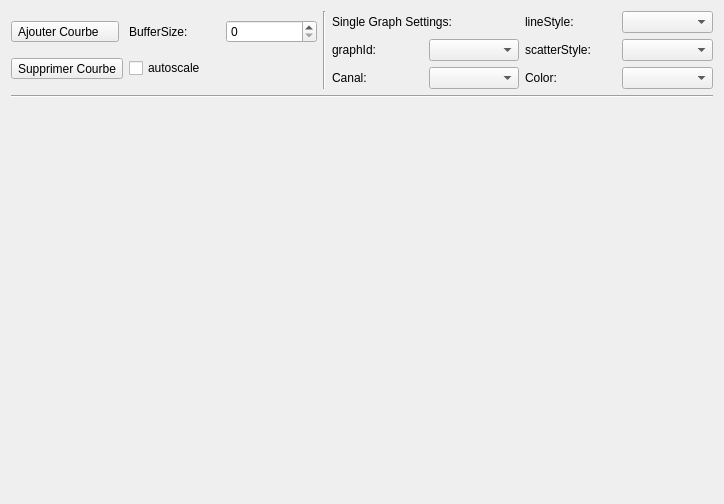
<?xml version="1.0" encoding="UTF-8"?>
<ui version="4.0">
 <class>CustomPlotView</class>
 <widget class="QWidget" name="CustomPlotView">
  <property name="geometry">
   <rect>
    <x>0</x>
    <y>0</y>
    <width>724</width>
    <height>504</height>
   </rect>
  </property>
  <property name="windowTitle">
   <string>Form</string>
  </property>
  <layout class="QGridLayout" name="gridLayout">
   <item row="0" column="0">
    <layout class="QVBoxLayout" name="verticalLayout_2">
     <item>
      <layout class="QHBoxLayout" name="horizontalLayout_2">
       <item>
        <layout class="QVBoxLayout" name="verticalLayout_6">
         <item>
          <widget class="QToolButton" name="addPlotButton">
           <property name="text">
            <string>Ajouter Courbe    </string>
           </property>
          </widget>
         </item>
         <item>
          <widget class="QToolButton" name="deletePlotButton">
           <property name="text">
            <string>Supprimer Courbe</string>
           </property>
          </widget>
         </item>
        </layout>
       </item>
       <item>
        <layout class="QVBoxLayout" name="verticalLayout_7">
         <item>
          <layout class="QHBoxLayout" name="horizontalLayout_5">
           <item>
            <widget class="QLabel" name="label_4">
             <property name="text">
              <string>BufferSize:</string>
             </property>
            </widget>
           </item>
           <item>
            <widget class="QSpinBox" name="bufferSizeSpinBox"/>
           </item>
          </layout>
         </item>
         <item>
          <widget class="QCheckBox" name="autoscaleCheckBox">
           <property name="text">
            <string>autoscale</string>
           </property>
          </widget>
         </item>
        </layout>
       </item>
       <item>
        <widget class="Line" name="line_2">
         <property name="orientation">
          <enum>Qt::Vertical</enum>
         </property>
        </widget>
       </item>
       <item>
        <layout class="QVBoxLayout" name="verticalLayout">
         <item>
          <widget class="QLabel" name="label_7">
           <property name="text">
            <string>Single Graph Settings:</string>
           </property>
          </widget>
         </item>
         <item>
          <layout class="QHBoxLayout" name="horizontalLayout_7">
           <item>
            <widget class="QLabel" name="label_6">
             <property name="text">
              <string>graphId:</string>
             </property>
            </widget>
           </item>
           <item>
            <widget class="QComboBox" name="graphIdComboBox"/>
           </item>
          </layout>
         </item>
         <item>
          <layout class="QHBoxLayout" name="horizontalLayout">
           <item>
            <widget class="QLabel" name="label">
             <property name="text">
              <string>Canal:</string>
             </property>
            </widget>
           </item>
           <item>
            <widget class="QComboBox" name="canalsListComboBox"/>
           </item>
          </layout>
         </item>
        </layout>
       </item>
       <item>
        <layout class="QHBoxLayout" name="horizontalLayout_9">
         <item>
          <layout class="QVBoxLayout" name="verticalLayout_3">
           <item>
            <layout class="QHBoxLayout" name="horizontalLayout_3">
             <item>
              <widget class="QLabel" name="label_2">
               <property name="text">
                <string>lineStyle:</string>
               </property>
              </widget>
             </item>
             <item>
              <widget class="QComboBox" name="lineStyleComboBox"/>
             </item>
            </layout>
           </item>
           <item>
            <layout class="QHBoxLayout" name="horizontalLayout_6">
             <item>
              <widget class="QLabel" name="label_5">
               <property name="text">
                <string>scatterStyle:</string>
               </property>
              </widget>
             </item>
             <item>
              <widget class="QComboBox" name="scatterStyleComboBox"/>
             </item>
            </layout>
           </item>
           <item>
            <layout class="QHBoxLayout" name="horizontalLayout_4">
             <item>
              <widget class="QLabel" name="label_3">
               <property name="text">
                <string>Color:</string>
               </property>
              </widget>
             </item>
             <item>
              <widget class="QComboBox" name="colorComboBox"/>
             </item>
            </layout>
           </item>
          </layout>
         </item>
        </layout>
       </item>
      </layout>
     </item>
    </layout>
   </item>
   <item row="1" column="0">
    <widget class="Line" name="line">
     <property name="orientation">
      <enum>Qt::Horizontal</enum>
     </property>
    </widget>
   </item>
   <item row="2" column="0">
    <widget class="QCustomPlot" name="customPlot" native="true"/>
   </item>
  </layout>
 </widget>
 <customwidgets>
  <customwidget>
   <class>QCustomPlot</class>
   <extends>QWidget</extends>
   <header>QCustomPlot/qcustomplot.h</header>
   <container>1</container>
  </customwidget>
 </customwidgets>
 <resources/>
 <connections/>
</ui>
